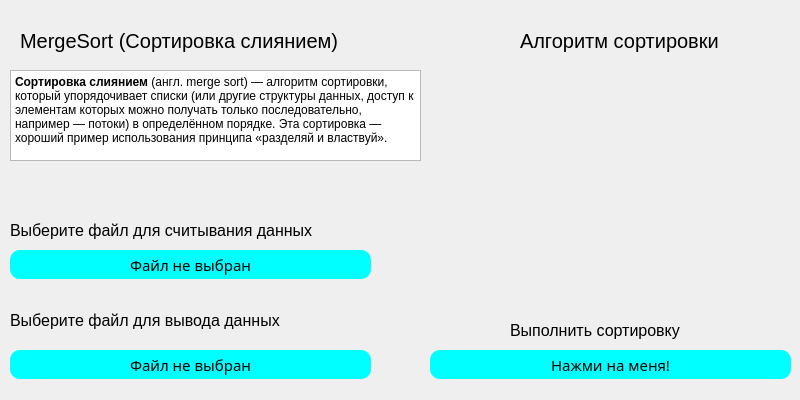
<?xml version="1.0" encoding="UTF-8"?>
<ui version="4.0">
 <class>Window_MergeSort</class>
 <widget class="QDialog" name="Window_MergeSort">
  <property name="geometry">
   <rect>
    <x>0</x>
    <y>0</y>
    <width>800</width>
    <height>400</height>
   </rect>
  </property>
  <property name="sizePolicy">
   <sizepolicy hsizetype="Fixed" vsizetype="Fixed">
    <horstretch>0</horstretch>
    <verstretch>0</verstretch>
   </sizepolicy>
  </property>
  <property name="minimumSize">
   <size>
    <width>800</width>
    <height>400</height>
   </size>
  </property>
  <property name="maximumSize">
   <size>
    <width>800</width>
    <height>400</height>
   </size>
  </property>
  <property name="font">
   <font>
    <pointsize>15</pointsize>
   </font>
  </property>
  <property name="windowTitle">
   <string>MergeSort</string>
  </property>
  <property name="styleSheet">
   <string notr="true">QPushButton{
	background-color: aqua;
	border-radius: 10px;
	color: black;
	border-style: solid;
	font-size: 15px;
}

QDialog{

}</string>
  </property>
  <widget class="QTextBrowser" name="textBrowser">
   <property name="geometry">
    <rect>
     <x>10</x>
     <y>70</y>
     <width>411</width>
     <height>91</height>
    </rect>
   </property>
   <property name="html">
    <string>&lt;!DOCTYPE HTML PUBLIC &quot;-//W3C//DTD HTML 4.0//EN&quot; &quot;http://www.w3.org/TR/REC-html40/strict.dtd&quot;&gt;
&lt;html&gt;&lt;head&gt;&lt;meta name=&quot;qrichtext&quot; content=&quot;1&quot; /&gt;&lt;meta charset=&quot;utf-8&quot; /&gt;&lt;style type=&quot;text/css&quot;&gt;
p, li { white-space: pre-wrap; }
hr { height: 1px; border-width: 0; }
li.unchecked::marker { content: &quot;\2610&quot;; }
li.checked::marker { content: &quot;\2612&quot;; }
&lt;/style&gt;&lt;/head&gt;&lt;body style=&quot; font-family:'Segoe UI'; font-size:15pt; font-weight:400; font-style:normal;&quot;&gt;
&lt;p style=&quot; margin-top:0px; margin-bottom:0px; margin-left:0px; margin-right:0px; -qt-block-indent:0; text-indent:0px;&quot;&gt;&lt;span style=&quot; font-size:9pt; font-weight:700;&quot;&gt;Сортировка слиянием&lt;/span&gt;&lt;span style=&quot; font-size:9pt;&quot;&gt; (англ. merge sort) — алгоритм сортировки, который упорядочивает списки (или другие структуры данных, доступ к элементам которых можно получать только последовательно, например — потоки) в определённом порядке. Эта сортировка — хороший пример использования принципа «разделяй и властвуй». &lt;/span&gt;&lt;/p&gt;&lt;/body&gt;&lt;/html&gt;</string>
   </property>
  </widget>
  <widget class="QLabel" name="label">
   <property name="geometry">
    <rect>
     <x>20</x>
     <y>20</y>
     <width>421</width>
     <height>41</height>
    </rect>
   </property>
   <property name="font">
    <font>
     <pointsize>15</pointsize>
     <fontweight>Black</fontweight>
    </font>
   </property>
   <property name="text">
    <string>MergeSort (Сортировка слиянием)</string>
   </property>
  </widget>
  <widget class="QLabel" name="label_3">
   <property name="geometry">
    <rect>
     <x>520</x>
     <y>20</y>
     <width>421</width>
     <height>41</height>
    </rect>
   </property>
   <property name="font">
    <font>
     <pointsize>15</pointsize>
     <fontweight>Black</fontweight>
    </font>
   </property>
   <property name="text">
    <string>Алгоритм сортировки</string>
   </property>
  </widget>
  <widget class="QPushButton" name="pushButton_1">
   <property name="geometry">
    <rect>
     <x>10</x>
     <y>250</y>
     <width>361</width>
     <height>29</height>
    </rect>
   </property>
   <property name="font">
    <font>
     <family>Sitka Heading Semibold</family>
     <pointsize>-1</pointsize>
    </font>
   </property>
   <property name="text">
    <string>Файл не выбран</string>
   </property>
  </widget>
  <widget class="QPushButton" name="pushButton_2">
   <property name="geometry">
    <rect>
     <x>10</x>
     <y>350</y>
     <width>361</width>
     <height>29</height>
    </rect>
   </property>
   <property name="font">
    <font>
     <family>Sitka Heading Semibold</family>
     <pointsize>-1</pointsize>
    </font>
   </property>
   <property name="text">
    <string>Файл не выбран</string>
   </property>
  </widget>
  <widget class="QLabel" name="label_4">
   <property name="geometry">
    <rect>
     <x>10</x>
     <y>210</y>
     <width>421</width>
     <height>41</height>
    </rect>
   </property>
   <property name="font">
    <font>
     <pointsize>12</pointsize>
     <fontweight>Black</fontweight>
    </font>
   </property>
   <property name="text">
    <string>Выберите файл для считывания данных</string>
   </property>
  </widget>
  <widget class="QLabel" name="label_5">
   <property name="geometry">
    <rect>
     <x>10</x>
     <y>300</y>
     <width>381</width>
     <height>41</height>
    </rect>
   </property>
   <property name="font">
    <font>
     <pointsize>12</pointsize>
     <fontweight>Black</fontweight>
    </font>
   </property>
   <property name="text">
    <string>Выберите файл для вывода данных</string>
   </property>
  </widget>
  <widget class="QPushButton" name="pushButton_3">
   <property name="geometry">
    <rect>
     <x>430</x>
     <y>350</y>
     <width>361</width>
     <height>29</height>
    </rect>
   </property>
   <property name="font">
    <font>
     <family>Sitka Heading Semibold</family>
     <pointsize>-1</pointsize>
    </font>
   </property>
   <property name="text">
    <string>Нажми на меня!</string>
   </property>
  </widget>
  <widget class="QLabel" name="label_6">
   <property name="geometry">
    <rect>
     <x>510</x>
     <y>310</y>
     <width>251</width>
     <height>41</height>
    </rect>
   </property>
   <property name="font">
    <font>
     <pointsize>12</pointsize>
     <fontweight>Black</fontweight>
    </font>
   </property>
   <property name="text">
    <string>Выполнить сортировку</string>
   </property>
  </widget>
  <widget class="QLabel" name="label_2">
   <property name="geometry">
    <rect>
     <x>495</x>
     <y>70</y>
     <width>280</width>
     <height>214</height>
    </rect>
   </property>
   <property name="text">
    <string/>
   </property>
  </widget>
 </widget>
 <resources/>
 <connections/>
</ui>
